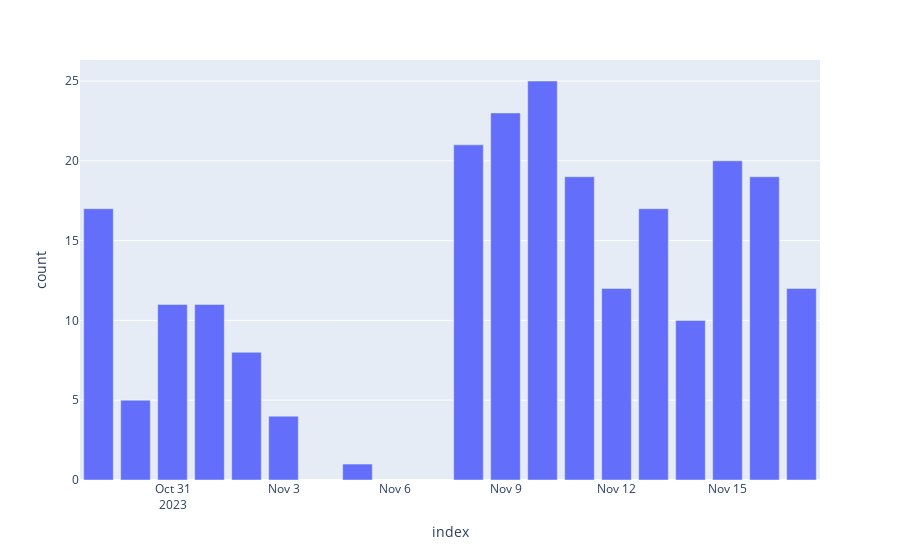

The code cell stored with this chart in its notebook:
### Code cell
df = pd.DataFrame.from_dict(dates, orient="index", columns=["count"])
fig = px.bar(df, x=df.index, y="count")
fig.show()

### Figure 1 — Plotly figure (JSON) as saved in the notebook; plotly's stock layout.template omitted (floating-point values rounded to 4 significant figures)
{"data": [{"alignmentgroup": "True", "hovertemplate": "index=%{x}<br>count=%{y}<extra></extra>", "legendgroup": "", "marker": {"color": "#636efa", "pattern": {"shape": ""}}, "name": "", "offsetgroup": "", "orientation": "v", "showlegend": false, "textposition": "auto", "type": "bar", "x": ["2023-10-29T00:00:00", "2023-10-30T00:00:00", "2023-10-31T00:00:00", "2023-11-01T00:00:00", "2023-11-02T00:00:00", "2023-11-03T00:00:00", "2023-11-05T00:00:00", "2023-11-08T00:00:00", "2023-11-09T00:00:00", "2023-11-10T00:00:00", "2023-11-11T00:00:00", "2023-11-12T00:00:00", "2023-11-13T00:00:00", "2023-11-14T00:00:00", "2023-11-15T00:00:00", "2023-11-16T00:00:00", "2023-11-17T00:00:00"], "xaxis": "x", "y": [17, 5, 11, 11, 8, 4, 1, 21, 23, 25, 19, 12, 17, 10, 20, 19, 12], "yaxis": "y"}], "layout": {"barmode": "relative", "legend": {"tracegroupgap": 0}, "margin": {"t": 60}, "xaxis": {"anchor": "y", "domain": [0, 1], "title": {"text": "index"}}, "yaxis": {"anchor": "x", "domain": [0, 1], "title": {"text": "count"}}}}
